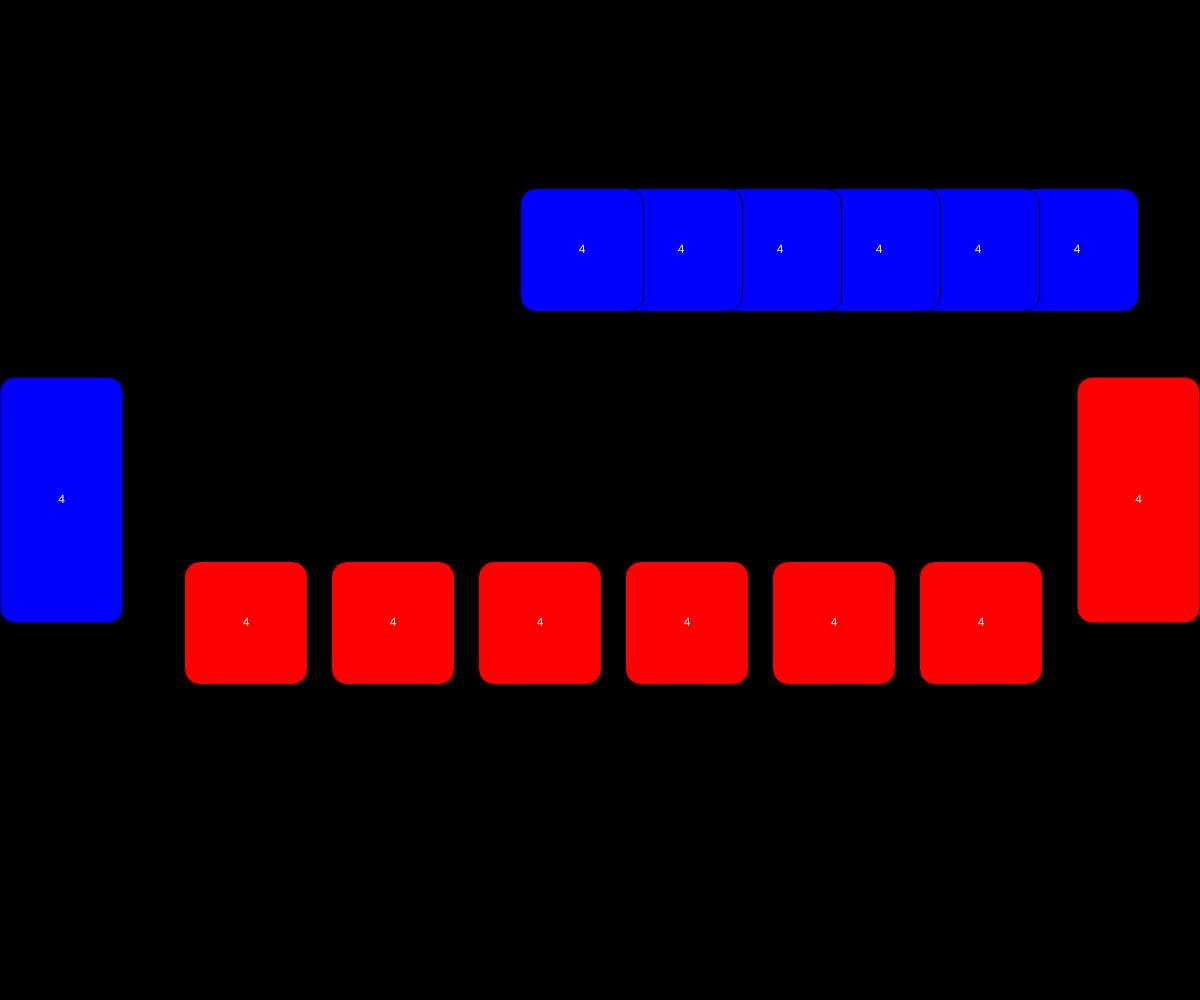
Frame 1 (no input)
Frame 60 (no input): identical to frame 1, image omitted
Frame 120 (the mouse pressed at the canvas centre since frame 60): identical to frame 1, image omitted

The p5.js sketch that drew this single still picture (run headless with seeded random() and noise() and a simulated clock; from frame 60 on, the mouse is pressed at the canvas centre):

// p5.js sketch
// ── sketch.js
/*
Author: Project Somedays
Date: 2024-05-25
Title: Classic Boardgames - Mancala
*/

let players;

let red, blue;
let w;
let spacing;

let playerTurn;

let board;

function setup() {
  createCanvas(windowWidth, windowHeight);
  rectMode(CENTER);
  spacing = width/50;
  w = (width-9*spacing)/8;
  textAlign(CENTER, CENTER);

  players = {
    PLAYER1 : color(255, 0, 0),
    PLAYER2: color(0,0,255)
  }


  board = new Board();

  playerTurn = players.PLAYER1;

}

function draw() {
  background(0);
  board.show();
}

function distributeSeeds(){}

function capture(){

}

class Board{
  constructor(){
    this.cells = [];

    

    // player 2 endZone
    this.cells.push(new Cell(players.PLAYER2, w/2, height/2, true));

    // player 1 cells
    for(let i = 0; i < 6; i++){
      this.cells.push(new Cell(players.PLAYER1, (i+2)*w + i*spacing, 0.5*height+w, false));
    }

    

    // player 1 endZone
    this.cells.push(new Cell(players.PLAYER1, width - w/2, height/2, true));

    // player 2 cells
    for(let i = 0; i < 6; i++){
      this.cells.push(new Cell(players.PLAYER2, width - (i+1)*w + i*spacing, 0.25*height, false));
    }


    
  }

  show(){
    for(let c of this.cells){
      c.show();
    }
  }
}



class Cell{
  constructor(sideColour, px, py, isEndZone){
    this.sideColour = sideColour;
    this.seeds = 4;
    this.p = createVector(px, py);
    this.isEndZone = isEndZone;
  }

  show(){
    fill(this.sideColour);
    
    if(this.isEndZone){
      
      rect(this.p.x, this.p.y, w, 2*w, w/8, w/8);
      fill(255);
      text(this.seeds, this.p.x, this.p.y);
    } else{
      rect(this.p.x, this.p.y, w, w, w/8, w/8);
      fill(255);
      text(this.seeds, this.p.x, this.p.y);
    }

  }

  hover(){
    if(this.isEndZone) return;

  }

  deploy(){
    if(this.isEndZone) return;
  }
}
